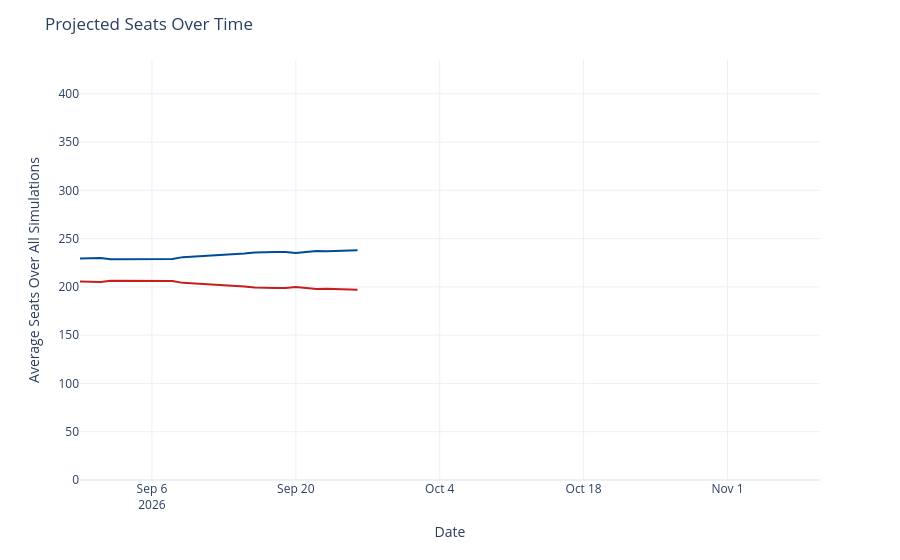

The code cell stored with this chart in its notebook:
### Code cell
seats_over_time = output_ts[(output_ts['geo'] == 'US House') &
                             (output_ts['type'] == 'seats')]
seats_over_time['rep_seats'] = seats_over_time['y'].map(lambda x: 435 - x)
seats_over_time = seats_over_time.rename({'y': 'Democrats', 'rep_seats': 'Republicans'}, axis=1)
seats_time_ser = px.line(seats_over_time, x='date', y=['Democrats', 'Republicans'], template='plotly_white',
                        color_discrete_map={'Democrats': '#004b97', 'Republicans': '#c71e1d'},)
seats_time_ser.update_traces(hovertemplate="%{y:.1f}")
seats_time_ser.update_layout(
    xaxis=dict(range=[pd.to_datetime('2026-08-30'), pd.to_datetime('2026-11-10')]),
    yaxis=dict(range=[0, 435]),
    xaxis_title='Date',
    yaxis_title='Average Seats Over All Simulations',
    title=dict(text="Projected Seats Over Time"),
    hovermode="x",
    showlegend=False
)
seats_time_ser

### Figure 1 — Plotly figure (JSON) as saved in the notebook; plotly's stock layout.template omitted (floating-point values rounded to 4 significant figures)
{"data": [{"hovertemplate": "%{y:.1f}", "legendgroup": "Democrats", "line": {"color": "#004b97", "dash": "solid"}, "marker": {"symbol": "circle"}, "mode": "lines", "name": "Democrats", "orientation": "v", "showlegend": true, "type": "scatter", "x": ["2026-08-30", "2026-08-31", "2026-09-01", "2026-09-02", "2026-09-03", "2026-09-04", "2026-09-05", "2026-09-06", "2026-09-07", "2026-09-08", "2026-09-09", "2026-09-14", "2026-09-15", "2026-09-16", "2026-09-17", "2026-09-18", "2026-09-19", "2026-09-20", "2026-09-21", "2026-09-22", "2026-09-23", "2026-09-24", "2026-09-25", "2026-09-26"], "xaxis": "x", "y": [229.4, 230.0, 230.0, 228.5, 228.5, 228.7, 228.7, 228.9, 228.8, 228.9, 230.8, 233.6, 234.7, 235.7, 236.2, 236.1, 236.0, 235.0, 236.2, 237.2, 236.9, 237.4, 237.9, 237.9], "yaxis": "y"}, {"hovertemplate": "%{y:.1f}", "legendgroup": "Republicans", "line": {"color": "#c71e1d", "dash": "solid"}, "marker": {"symbol": "circle"}, "mode": "lines", "name": "Republicans", "orientation": "v", "showlegend": true, "type": "scatter", "x": ["2026-08-30", "2026-08-31", "2026-09-01", "2026-09-02", "2026-09-03", "2026-09-04", "2026-09-05", "2026-09-06", "2026-09-07", "2026-09-08", "2026-09-09", "2026-09-14", "2026-09-15", "2026-09-16", "2026-09-17", "2026-09-18", "2026-09-19", "2026-09-20", "2026-09-21", "2026-09-22", "2026-09-23", "2026-09-24", "2026-09-25", "2026-09-26"], "xaxis": "x", "y": [205.6, 205.0, 205.0, 206.5, 206.5, 206.3, 206.3, 206.1, 206.2, 206.1, 204.2, 201.4, 200.3, 199.3, 198.8, 198.9, 199.0, 200.0, 198.8, 197.8, 198.1, 197.6, 197.1, 197.1], "yaxis": "y"}], "layout": {"hovermode": "x", "legend": {"title": {"text": "variable"}, "tracegroupgap": 0}, "margin": {"t": 60}, "showlegend": false, "title": {"text": "Projected Seats Over Time"}, "xaxis": {"anchor": "y", "domain": [0, 1], "range": ["2026-08-30T00:00:00", "2026-11-10T00:00:00"], "title": {"text": "Date"}}, "yaxis": {"anchor": "x", "domain": [0, 1], "range": [0, 435], "title": {"text": "Average Seats Over All Simulations"}}}}
